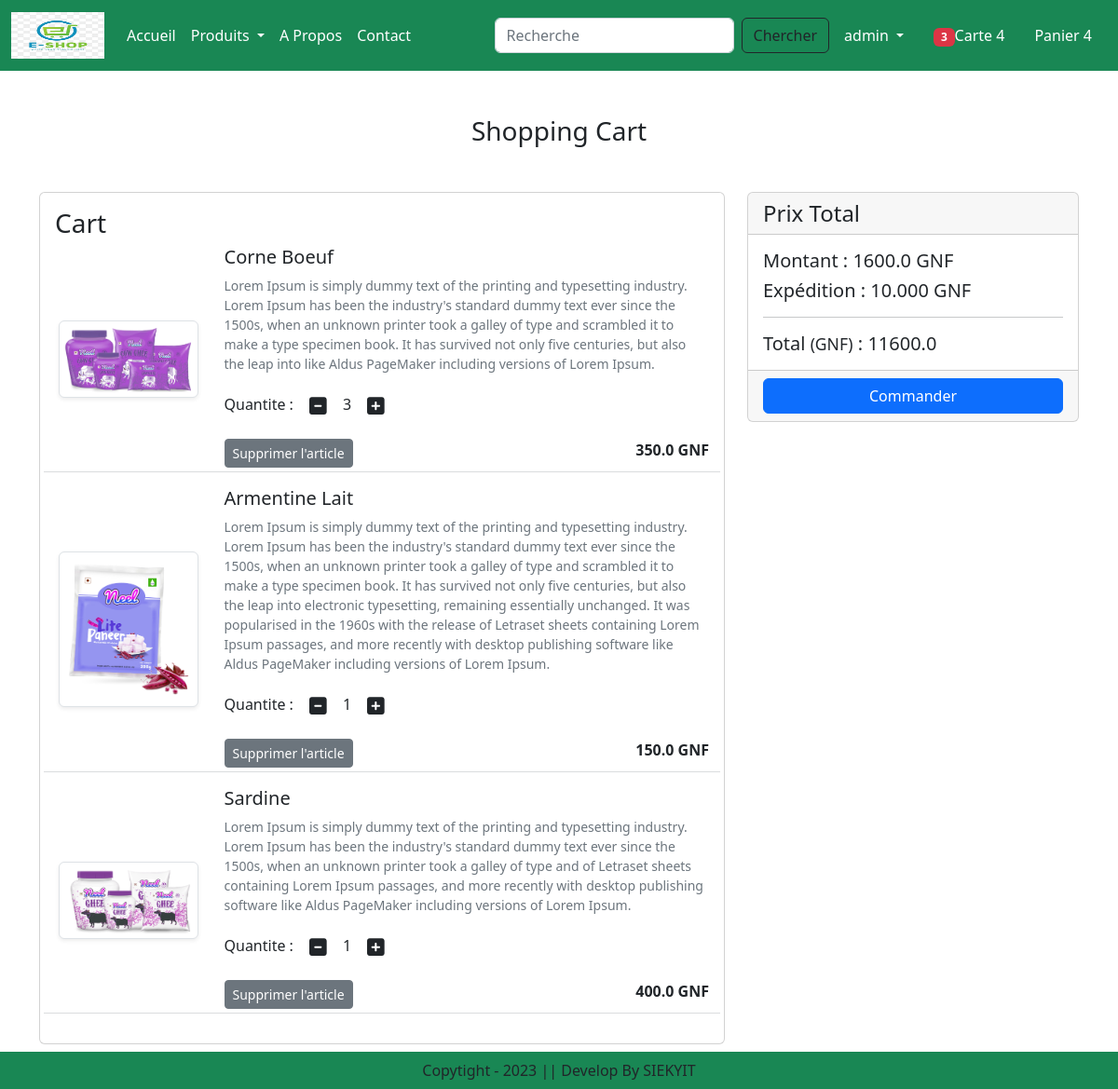
The app's page /cart/ (signed in) with its own data.
### app/models.py (models this page shows, shortened)
class Cart(models.Model):
    user = models.ForeignKey(User, on_delete=models.CASCADE)
    product = models.ForeignKey(Product, on_delete=models.CASCADE)
    quantity = models.PositiveIntegerField(default=1)

class Product(models.Model):
    title = models.CharField(max_length=100)
    selling_price = models.FloatField()
    discounted_price = models.FloatField()
    description = models.TextField()
    composition = models.TextField(default='')
    prodapp= models.TextField(default='')
    category = models.CharField(choices=CATEGORY_CHOICES, max_length=2)
    product_image = models.ImageField(upload_to='product')

### app/views.py (the view)
# urls.py: path('cart/', views.show_cart, name="showcart"),
@login_required
def show_cart(request):
    user = request.user
    cart = Cart.objects.filter(user=user)
    amount = 0
    for p in cart:
        value = p.quantity * p.product.discounted_price
        amount = amount + value
    totalamount = amount + 10000
    totalitem = 0
    if request.user.is_authenticated:
        totalitem = len(Cart.objects.filter(user=request.user))
    return render(request, 'app/addtocart.html', locals())

### app/templates/app/addtocart.html (shortened to what this page needs)
{% extends 'app/base.html' %}
{% load static %}
{% block main-content %}
    <div class="container my-5">
        <div class="row">
            {% if cart %}
            <h3 class="text-center mb-5">Shopping Cart</h3>
            <div class="col-sm-8">
                <div class="card">
                    <div class="card-body">
                      <h3 class="card-title">Cart</h3>
                      {% for item in cart %}
                      <div class="row">
                        <div class="col-sm-3 text-center align-self-center">
                            <img src="{{item.product.product_image.url}}" class="img-fluid img-thumbnail shadow-sm" alt="..." height="150" width="150">
                        </div>
                        <div class="col-sm-9">
                            <div class="mb-1">
                                <h5 class="">{{item.product.title}}</h5>
                                <p class="mb-2 text-muted small">{{item.product.description}}</p>
                                <div class="my-3">
                                    <label for="quantity">Quantite : </label>
                                    <a pid="{{item.product.id}}" class="minus-cart btn"><i class="fas fa-minus-square fa-lg"></i></a>
                                        <span id="quantity">{{item.quantity}}</span>
                                    <a pid="{{item.product.id}}" class="plus-cart btn"><i class="fas fa-plus-square fa-lg"></i></a>
                                </div>
                                <div class="d-flex justify-content-between">
                                    <a href="#" class="remove-cart btn btn-sm btn-secondary mr-3" pid="{{item.product.id}}">Supprimer l'article</a>
                                    <p class="mb-0"><span><strong>{{item.product.discounted_price}} GNF</strong></span></p>
                                </div>
                            </div>
                        </div>
                        <hr class="text-muted">
                      </div>
                      {% endfor %}
                    </div>
                </div>
            </div>
            <div class="col-sm-4">
                <div class="card">
                    <h4 class="card-header">Prix Total</h4>
                    <div class="card-body">
                      <h5 class="card-title">Montant : <span id="amount"> {{amount}} GNF</span></h5>
                      <h5 class="card-text">Expédition : <span > 10.000 GNF</span></h5>
                      <hr>
                      <h5 class="card-text">Total <small>(GNF)</small> : <span id="totalamount">{{totalamount}} </span></h5>
                    </div>
                    <div class="card-footer">
                        <a href="{% url 'checkout' %}" class="btn btn-primary w-100">Commander</a>
                    </div>
                </div>
            </div>
            {% else %}
                <h3 class="text-center mb-5">Carte Vide</h3>
            {% endif %}
        </div>
    </div>
{% endblock main-content %}

### app/templates/app/base.html (shortened to what this page needs)
<!DOCTYPE html>
{% load static %}
<html lang="en">
<head>
    <link href="https://cdn.jsdelivr.net/npm/bootstrap@5.2.3/dist/css/bootstrap.min.css" rel="stylesheet">
    <link rel="stylesheet" href="{% static 'app/css/owl.carousel.min.css' %}" />
    <link rel="stylesheet" href="{% static 'app/css/all.min.css' %}" />
    <link rel="stylesheet" href="{% static 'app/css/style.css' %}" />
</head>
<body>
    <nav class="navbar navbar-expand-lg navbar-dark bg-success">
        <div class="container-fluid">
          <a class="navbar-brand" href="#">
            <img src="{% static "app/images/logo.png" %}" height="50" width="100" />
          </a>
          <div class="collapse navbar-collapse" id="navbarSupportedContent">
            <ul class="navbar-nav me-auto mb-2 mb-lg-0">
              {% if request.user.is_authenticated %}
              <li class="nav-item">
                <a class="nav-link active" aria-current="page" href="/">Accueil</a>
              </li>
              <li class="nav-item dropdown">
                <a class="nav-link dropdown-toggle text-white" href="#" role="button" data-bs-toggle="dropdown" aria-expanded="false">
                  Produits
                </a>
              </li>
              <li class="nav-item">
                <a class="nav-link text-white" href="{% url 'about' %}">A Propos</a>
              </li>
              <li class="nav-item">
                <a class="nav-link text-white" href="{% url 'contact' %}">Contact</a>
              </li>
            </ul>
            <form class="d-flex" role="search" action="/search">
              <input class="form-control me-2" type="search" name="search" placeholder="Recherche" aria-label="Search">
              <button class="btn btn-outline-dark" type="submit">Chercher</button>
            </form>
          </div>
          <ul class="navbar-nav me-auto mb-2 mb-lg-0">
            <li class="nav-item dropdown mx-2">
              <a class="nav-link dropdown-toggle text-white" href="#" role="button" data-bs-toggle="dropdown" aria-expanded="false">
                {{request.user.username}}
              </a>
            </li>
            <li class="nav-item mx-2">
                <a class="nav-link text-white" href="#"><span class="badge bg-danger">{% if totalitem > 0 %} {{totalitem}} {% endif %}</span>Carte 4</a>
            </li>
            <li class="nav-item mx-2">
                <a class="nav-link text-white" href="#">Panier 4</a>
            </li>
            {% endif %}
          </ul>
        </div>
      </nav>
    {% block main-content %}{% endblock main-content %}
    <footer class="container-fluid fixed-bottom bg-success text-center p-2 mt-5">
        Copytight - 2023 || Develop By SIEKYIT
    </footer>
</body>
</html>

### records on screen
Cart: product.product_image (picture), product "Corne Boeuf", product.description "Lorem Ipsum is simply dummy text of the printing and typesetting industry. Lorem Ipsum has been the industry's standard dummy text ever since the 1500s, when an unknown printer took a galley of type and scrambled it to make a type specimen book. It has survived not only five centuries, but also the leap into like Aldus PageMaker including versions of Lorem Ipsum.", quantity "3", product.discounted_price "350.0"
Cart: product.product_image (picture), product "Armentine Lait", product.description "Lorem Ipsum is simply dummy text of the printing and typesetting industry. Lorem Ipsum has been the industry's standard dummy text ever since the 1500s, when an unknown printer took a galley of type and scrambled it to make a type specimen book. It has survived not only five centuries, but also the leap into electronic typesetting, remaining essentially unchanged. It was popularised in the 1960s with the release of Letraset sheets containing Lorem Ipsum passages, and more recently with desktop publishing software like Aldus PageMaker including versions of Lorem Ipsum.", quantity "1", product.discounted_price "150.0"
Cart: product.product_image (picture), product "Sardine", product.description "Lorem Ipsum is simply dummy text of the printing and typesetting industry. Lorem Ipsum has been the industry's standard dummy text ever since the 1500s, when an unknown printer took a galley of type and of Letraset sheets containing Lorem Ipsum passages, and more recently with desktop publishing software like Aldus PageMaker including versions of Lorem Ipsum.", quantity "1", product.discounted_price "400.0"

### other values on screen
{{ request.user.username }} "admin"
{{ totalitem }} "3"
{{ amount }} "1600.0"
{{ totalamount }} "11600.0"
